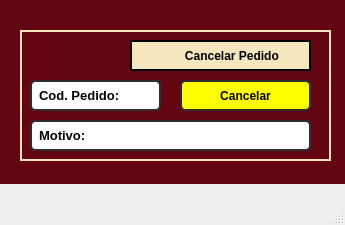
<?xml version="1.0" encoding="UTF-8"?>
<ui version="4.0">
 <class>MainWindow</class>
 <widget class="QMainWindow" name="MainWindow">
  <property name="geometry">
   <rect>
    <x>0</x>
    <y>0</y>
    <width>345</width>
    <height>225</height>
   </rect>
  </property>
  <property name="minimumSize">
   <size>
    <width>345</width>
    <height>225</height>
   </size>
  </property>
  <property name="maximumSize">
   <size>
    <width>345</width>
    <height>225</height>
   </size>
  </property>
  <property name="windowTitle">
   <string>Cancelar Pedido</string>
  </property>
  <widget class="QWidget" name="centralwidget">
   <widget class="QFrame" name="frame">
    <property name="geometry">
     <rect>
      <x>0</x>
      <y>0</y>
      <width>345</width>
      <height>184</height>
     </rect>
    </property>
    <property name="styleSheet">
     <string notr="true">background-color: rgb(99, 6, 17);</string>
    </property>
    <property name="frameShape">
     <enum>QFrame::NoFrame</enum>
    </property>
    <property name="frameShadow">
     <enum>QFrame::Raised</enum>
    </property>
    <widget class="QFrame" name="frame_2">
     <property name="geometry">
      <rect>
       <x>20</x>
       <y>30</y>
       <width>311</width>
       <height>131</height>
      </rect>
     </property>
     <property name="styleSheet">
      <string notr="true">border: 2px solid rgb(245, 230, 189);</string>
     </property>
     <property name="frameShape">
      <enum>QFrame::StyledPanel</enum>
     </property>
     <property name="frameShadow">
      <enum>QFrame::Raised</enum>
     </property>
     <widget class="QLineEdit" name="codigo">
      <property name="geometry">
       <rect>
        <x>10</x>
        <y>50</y>
        <width>131</width>
        <height>31</height>
       </rect>
      </property>
      <property name="font">
       <font>
        <pointsize>10</pointsize>
        <weight>75</weight>
        <bold>true</bold>
        <kerning>true</kerning>
       </font>
      </property>
      <property name="styleSheet">
       <string notr="true">QLineEdit{
	border: 2px solid rgb(45, 45, 45);
 	border-radius: 5px;
    padding: 5px;
     color: rgb(255,275,275);
	background-color: rgb(255, 255, 255);
}
QLineEdit:hover{
	border: 2px solid rgb(55, 55, 55);
    color: rgb(0,0,0);
}
QLineEdit:focus{
	border: 2px solid rgb(255, 207, 0);
     color: rgb(0, 0, 0);
}</string>
      </property>
      <property name="text">
       <string/>
      </property>
      <property name="placeholderText">
       <string>Cod. Pedido:</string>
      </property>
     </widget>
     <widget class="QPushButton" name="cancelar">
      <property name="geometry">
       <rect>
        <x>160</x>
        <y>50</y>
        <width>131</width>
        <height>31</height>
       </rect>
      </property>
      <property name="font">
       <font>
        <weight>75</weight>
        <bold>true</bold>
       </font>
      </property>
      <property name="styleSheet">
       <string notr="true">QPushButton{
	border: 2px solid rgb(45, 45, 45);
 	border-radius: 5px;
    padding: 5px;
     color: rgb(255,275,275);
	background-color: rgb(255, 255, 255);
	
	
	background-color: rgb(255, 255, 0);
}
QPushButton:hover{
	border: 2px solid rgb(55, 55, 55);
    color: rgb(0,0,0);
}
QPushButton:focus{
	border: 2px solid rgb(255, 207, 0);
     color: rgb(0, 0, 0);
}</string>
      </property>
      <property name="text">
       <string>Cancelar</string>
      </property>
     </widget>
     <widget class="QLineEdit" name="motivo">
      <property name="geometry">
       <rect>
        <x>10</x>
        <y>90</y>
        <width>281</width>
        <height>31</height>
       </rect>
      </property>
      <property name="font">
       <font>
        <pointsize>10</pointsize>
        <weight>75</weight>
        <bold>true</bold>
        <kerning>true</kerning>
       </font>
      </property>
      <property name="styleSheet">
       <string notr="true">QLineEdit{
	border: 2px solid rgb(45, 45, 45);
 	border-radius: 5px;
    padding: 5px;
     color: rgb(255,275,275);
	background-color: rgb(255, 255, 255);
}
QLineEdit:hover{
	border: 2px solid rgb(55, 55, 55);
    color: rgb(0,0,0);
}
QLineEdit:focus{
	border: 2px solid rgb(255, 207, 0);
     color: rgb(0, 0, 0);
}</string>
      </property>
      <property name="text">
       <string/>
      </property>
      <property name="placeholderText">
       <string>Motivo:</string>
      </property>
     </widget>
     <widget class="QLabel" name="label_18">
      <property name="geometry">
       <rect>
        <x>110</x>
        <y>10</y>
        <width>181</width>
        <height>31</height>
       </rect>
      </property>
      <property name="font">
       <font>
        <weight>75</weight>
        <bold>true</bold>
       </font>
      </property>
      <property name="styleSheet">
       <string notr="true">QLabel{
border: 2px solid rgb(245, 230, 189);
background-color: rgb(245, 230, 189);
border: 2px solid rgb(255, 275, 275);
border-radius: 0px;
}</string>
      </property>
      <property name="text">
       <string>               Cancelar Pedido</string>
      </property>
     </widget>
    </widget>
   </widget>
  </widget>
  <widget class="QMenuBar" name="menubar">
   <property name="geometry">
    <rect>
     <x>0</x>
     <y>0</y>
     <width>345</width>
     <height>21</height>
    </rect>
   </property>
  </widget>
  <widget class="QStatusBar" name="statusbar"/>
 </widget>
 <resources/>
 <connections/>
</ui>
